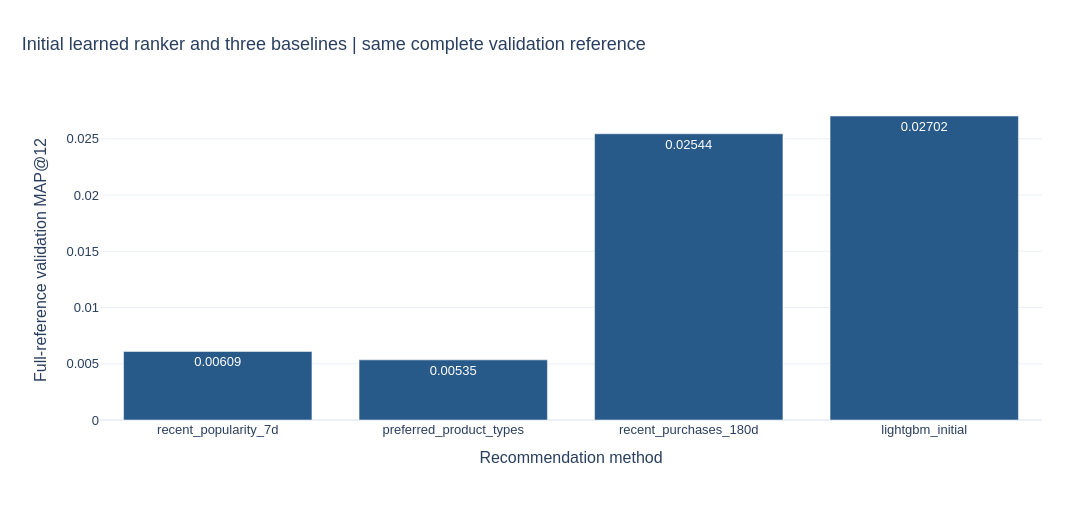

Notebook code cell kept with this figure:
### Markdown cell above
## 3. Complete-reference comparison

Every method recommends twelve distinct articles to each cohort customer. MAP, macro Recall and NDCG average equally across all target buyers. Micro Recall counts all target pairs together. Coverage and category diversity diagnose different properties and do not replace ranking quality.

### Code cell
display(comparison[['method','evaluated_customers','excluded_share_pct','target_pairs','map_at_k','recall_at_k','ndcg_at_k','candidate_coverage','catalogue_coverage','mean_recommended_product_groups']])
fig=px.bar(comparison,x='method',y='map_at_k',text_auto='.5f',labels={'method':'Recommendation method','map_at_k':'Full-reference validation MAP@12'},title='Initial learned ranker and three baselines | same complete validation reference')
show_figure(fig,PROJECT_ROOT,'ranker_comparison')

### Figure 1 — Plotly figure (JSON) as saved in the notebook; plotly's stock layout.template omitted (floating-point values rounded to 4 significant figures)
{"data": [{"hovertemplate": "Recommendation method=%{x}<br>Full-reference validation MAP@12=%{y}<extra></extra>", "legendgroup": "", "marker": {"color": "#285A89", "pattern": {"shape": ""}}, "name": "", "orientation": "v", "showlegend": false, "textposition": "auto", "texttemplate": "%{y:.5f}", "type": "bar", "x": ["recent_popularity_7d", "preferred_product_types", "recent_purchases_180d", "lightgbm_initial"], "xaxis": "x", "y": [0.006091, 0.005346, 0.02544, 0.02702], "yaxis": "y"}], "layout": {"barmode": "relative", "colorway": ["#285A89", "#B67824", "#687B38", "#9B596D", "#78629A"], "font": {"family": "Arial", "size": 13}, "height": 520, "legend": {"orientation": "h", "tracegroupgap": 0, "x": 0, "y": 1.02, "yanchor": "bottom"}, "margin": {"b": 100, "l": 100, "r": 50, "t": 100}, "title": {"font": {"size": 18}, "text": "Initial learned ranker and three baselines | same complete validation reference", "x": 0.02, "xanchor": "left"}, "width": 1100, "xaxis": {"anchor": "y", "domain": [0.0, 1.0], "title": {"text": "Recommendation method"}}, "yaxis": {"anchor": "x", "domain": [0.0, 1.0], "title": {"text": "Full-reference validation MAP@12"}}}}
